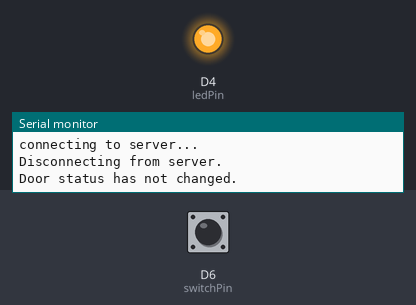
A sketch run on a simulated ESP8266 (NodeMCU). Shown: output pins drawn as LEDs (lit = HIGH), the last lines printed to the serial monitor. The inputs (shaded band) are chosen by the test bench; at power-on: D6 (switchPin) HIGH. WiFi joins after 1.5 s; servers stay silent unless stated; web services answer with replies made up by the test bench.

Above: at 2.7 s.
2.8 s: D6 (switchPin) pulled LOW for 0.6 s
At 3.8 s:
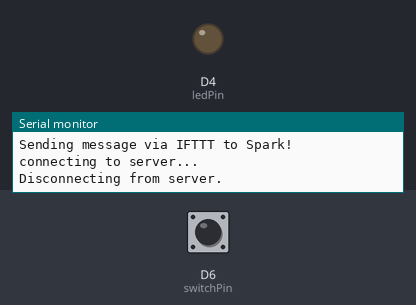
4.9 s: D6 (switchPin) pulled LOW for 3.2 s
At 9.9 s:
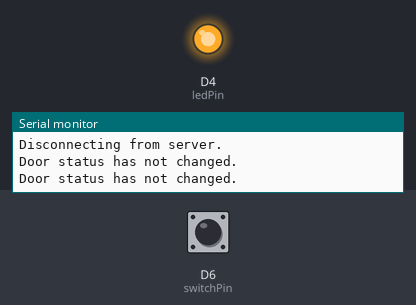
Timing chart, 0 to 11.4 s (numbered marks = the images above; inputs shaded):
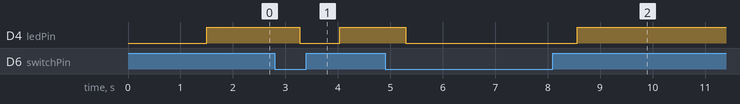

Measured:
- after the input at 2.8 s, D4 (ledPin): HIGH → LOW after 0.47 s, → HIGH 0.76 s later
- after the input at 4.9 s, D4 (ledPin): HIGH → LOW after 0.40 s, → HIGH 3.3 s later

The sketch:

door_status_ifttt_jtsu.ino
```cpp
#include <ESP8266WiFi.h>

const int switchPin = D6;   // D6 Pin Connected to Reed Switch NC
const int ledPin = LED_BUILTIN;

const char* SSID = "AMS-IOT";
const char* PSK = "amsiotday";

String last_door_status = "none";

WiFiClient client;

void setup() {
  Serial.begin(115200);
  while (!Serial) {
    ; // wait for serial port to connect. Needed for native USB port only
  }

  Serial.println();
  Serial.println("Preparing Door Monitor...");

  pinMode(switchPin, INPUT_PULLUP);   // D6 Pin Connected to Reed Switch NC
  pinMode(ledPin, OUTPUT);            // D7 Pin Connected to LED

  Serial.println("Connecting to Wireless Network.");
  WiFi.begin(SSID, PSK);

  while (WiFi.status() != WL_CONNECTED) {
    delay(500);
    Serial.print(".");
  }

  Serial.println();
  Serial.println("WiFi connected");
  Serial.print("SSID: ");
  Serial.println(WiFi.SSID());
  Serial.print("IP Address: ");
  Serial.println(WiFi.localIP());
  long rssi = WiFi.RSSI();
  Serial.print("signal strength (RSSI):");
  Serial.print(rssi);
  Serial.println(" dBm");
}


String doorStatus() {
  //Checks the status of the reed switch

  if (digitalRead(switchPin) == 0) {
    digitalWrite(ledPin, LOW);
    String door_status = "closed";
    return door_status;
  }
  else {
    //Door is open
    digitalWrite(ledPin, HIGH);
    String door_status = "open";
    return door_status;
  }

}


void startHttpReq(String door_status) {

  String MakerIFTTT_Key = "";
  String MakerIFTTT_Event = "";

  String path;
  path += "POST /trigger/";
  path += MakerIFTTT_Event;
  path += "/with/key/";
  path += MakerIFTTT_Key;
  path += " HTTP/1.1";

  String payload;
  payload += "{\"value1\":\"";
  payload += door_status;
  payload += "\"}";


  Serial.println("Sending message via IFTTT to Spark!");

  if (client.connect("maker.ifttt.com", 80)) {
    // Make a HTTP request
    Serial.println("connecting to server...");

    client.println(path);
    client.println("Host: maker.ifttt.com");
    client.println("Content-Type: application/json");
    client.print("Content-Length: ");
    client.println(payload.length());
    client.println();
    client.println(payload);
    client.println("Connection: close");
    client.println();
    client.stop();
  }

  while (client.available()) {
    char c = client.read();
    Serial.write(c);
  }

  // if the server's disconnected, stop the client:
  if (!client.connected()) {
    Serial.println();
    Serial.println("Disconnecting from server.");
    client.stop();
  }
}


void loop() {

  String door_status = doorStatus();

  if (last_door_status != door_status) {
    Serial.print("Door state has changed.  The door is now ");
    Serial.println(door_status);
    last_door_status = door_status;
    startHttpReq(door_status);
  }
  else {
    Serial.println("Door status has not changed.");
    last_door_status = door_status;
  }
  delay(500);
}
```
